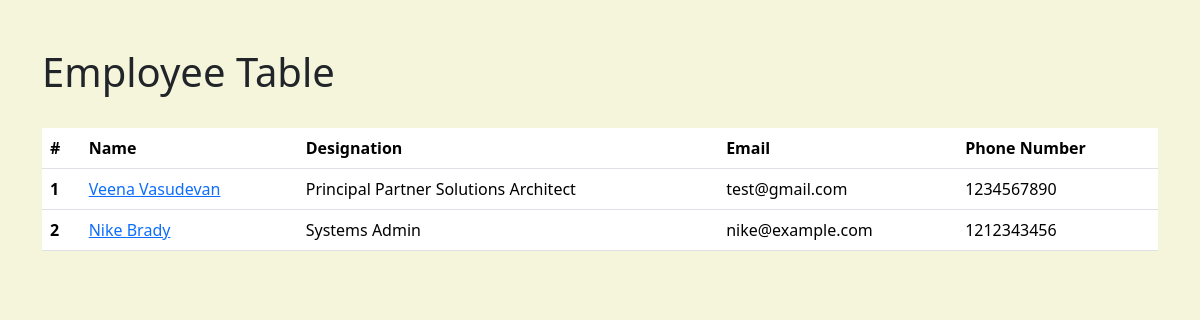
The page / on the database its author committed.
### employees/models.py (models this page shows, shortened)
class Employee(models.Model):
    first_name = models.CharField(max_length=100)
    last_name = models.CharField(max_length=100)
    photo = models.ImageField(upload_to='images')
    designation = models.CharField(max_length=100)
    email_address = models.EmailField(max_length=100, unique=True)
    phone_number = models.CharField(max_length=12, blank=True)
    created_at = models.DateTimeField(auto_now_add=True)
    updated_at = models.DateTimeField(auto_now=True)

### mysite/views.py (the view)
# urls.py: 2. Add a URL to urlpatterns:  path('', views.home, name='home')
def  home(request):
    employees = Employee.objects.all()
    context = {
        'employees': employees,
    }
    return render(request, 'home.html', context)

### templates/home.html (shortened to what this page needs)
{%load static%}
<!DOCTYPE html>
<html lang="en">
<head>
    <link href="https://cdn.jsdelivr.net/npm/bootstrap@5.3.2/dist/css/bootstrap.min.css" rel="stylesheet">
    <link rel="stylesheet" href="{% static 'css/style.css' %}">
</head>
<body>
    <div class="container pt-5">
        <h1>Employee Table</h1>
        <br>
        <table class="table">
            <thead>
              <tr>
                <th scope="col">#</th>
                <th scope="col">Name</th>
                <th scope="col">Designation</th>
                <th scope="col">Email</th>
                <th scope="col">Phone Number</th>
              </tr>
            </thead>
            <tbody>
             {% for e in employees %}
              <tr>
                <th>{{e.id}}</th>
                <td><a href="{% url 'employee_detail' e.id%}">{{e.first_name}} {{e.last_name}}</a></td>
                <td>{{e.designation}}</td>
                <td>{{e.email_address}}</td>
                <td>{{e.phone_number}}</td>
              </tr>
              {% endfor %}
            </tbody>
          </table>
    </div>
</body>
</html>

### mysite/static/css/style.css (style rules this page uses)
body { background-color: beige; }

### rows shown on the page
Employee: id "1", first_name "Veena", last_name "Vasudevan", designation "Principal Partner Solutions Architect", email_address "test@gmail.com", phone_number "1234567890"
Employee: id "2", first_name "Nike", last_name "Brady", designation "Systems Admin", email_address "nike@example.com", phone_number "1212343456"
